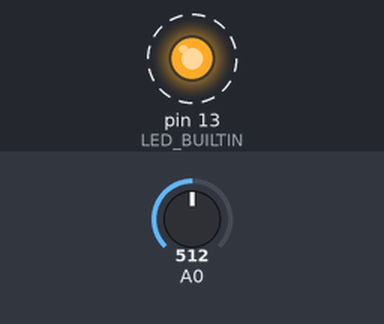
The sketch below on a simulated Arduino Uno, built with avr-gcc and run on an emulated ATmega328P. On the bench: output pins drawn as LEDs (lit = HIGH). Dashed ring = blinking. Inputs (shaded band) come from the test bench; at power-on: A0 = 512. What the sketch prints to the serial monitor is not drawn.

Above: at 0.05 s.
Timing chart, 0 to 3.0 s (numbered marks = the images above):
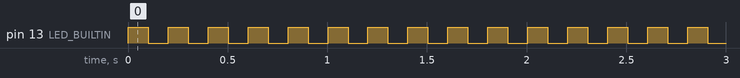

Measured:
- by itself, pin 13 (LED_BUILTIN): alternates HIGH for 0.10 s and LOW for 0.10 s

The sketch:

adc.ino
```cpp
void toogle(uint8_t pin){
  static bool mem=HIGH;
  digitalWrite(pin,mem);
  mem=!mem;
}

void setup(){
  pinMode(LED_BUILTIN,OUTPUT);
  Serial.begin(9600);
}

void loop(){
  int var;
  var=analogRead(A0);
  Serial.println(var);
  toogle(LED_BUILTIN);
  delay(100);
}
```
